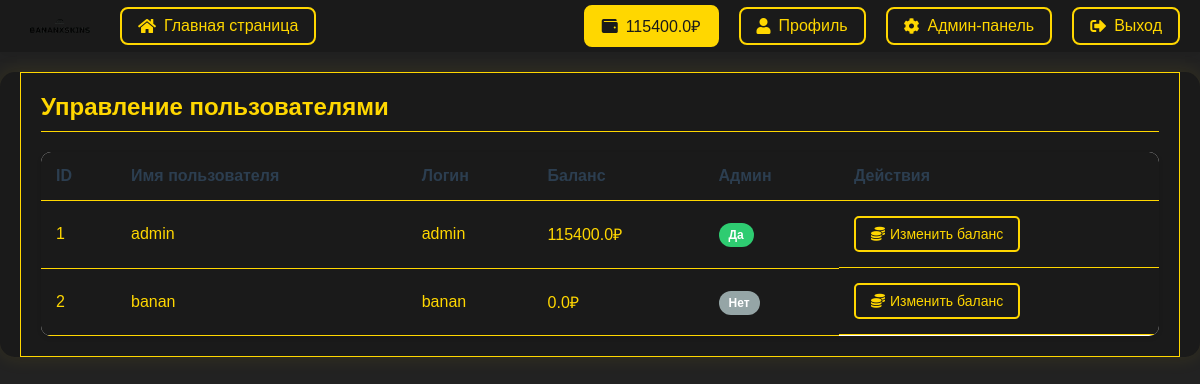
The app's page /admin/users (signed in) with its own data.
### app.py (models this page shows)
class User(UserMixin, db.Model):
    id = db.Column(db.Integer, primary_key=True)
    username = db.Column(db.String(80), unique=True, nullable=False)
    login = db.Column(db.String(80), unique=True, nullable=False)
    password_hash = db.Column(db.String(120), nullable=False)
    balance = db.Column(db.Float, default=0.0)
    is_admin = db.Column(db.Boolean, default=False)
    avatar = db.Column(db.String(200), default='default_avatar.png')
    inventory = db.relationship('Inventory', backref='user', lazy=True)
    withdrawals = db.relationship('Withdrawal', backref='user', lazy=True)
    notifications = db.relationship('Notification', backref='user', lazy=True)

### app.py (the view)
@app.route('/admin/users')
@login_required
def admin_users():
    if not current_user.is_admin:
        return redirect(url_for('index'))
    users = User.query.all()
    return render_template('admin/users.html', users=users)

### app.py (called while the page is built)
@login_manager.user_loader
def load_user(user_id):
    return User.query.get(int(user_id))

### templates/admin/users.html (shortened to what this page needs)
{% extends "base.html" %}
{% block content %}
<div class="container">
    <h2>Управление пользователями</h2>
    <div class="users-list">
        <table class="users-table">
            <thead>
                <tr>
                    <th>ID</th>
                    <th>Имя пользователя</th>
                    <th>Логин</th>
                    <th>Баланс</th>
                    <th>Админ</th>
                    <th>Действия</th>
                </tr>
            </thead>
            <tbody>
                {% for user in users %}
                <tr data-user-id="{{ user.id }}">
                    <td>{{ user.id }}</td>
                    <td>{{ user.username }}</td>
                    <td>{{ user.login }}</td>
                    <td class="user-balance">{{ user.balance }}₽</td>
                    <td>
                        {% if user.is_admin %}
                            <span class="badge admin">Да</span>
                        {% else %}
                            <span class="badge user">Нет</span>
                        {% endif %}
                    </td>
                    <td class="actions">
                        <button class="btn edit-balance" onclick="editBalance('{{ user.id }}', '{{ user.balance }}')">
                            <i class="fas fa-coins"></i> Изменить баланс
                        </button>
                    </td>
                </tr>
                {% endfor %}
            </tbody>
        </table>
    </div>
</div>
{% endblock %}

### templates/base.html (shortened to what this page needs)
<!DOCTYPE html>
<html>
<head>
    <link rel="stylesheet" href="{{ url_for('static', filename='css/style.css') }}">
    <link rel="stylesheet" href="https://cdnjs.cloudflare.com/ajax/libs/font-awesome/5.15.4/css/all.min.css">
</head>
<body>
    <nav class="navbar">
        <div class="nav-content">
            <div class="nav-left">
                <a href="{{ url_for('index') }}" class="logo-link">
                    <img src="{{ url_for('static', filename='images/logo.png') }}" alt="Logo" class="site-logo">
                </a>
                <a href="{{ url_for('index') }}" class="nav-link">
                    <i class="fas fa-home"></i>
                    Главная страница
                </a>
            </div>
            <div class="nav-right">
                {% if current_user.is_authenticated %}
                    <a href="#" class="nav-link balance-btn" onclick="showTopUpModal()">
                        <i class="fas fa-wallet"></i>
                        {{ current_user.balance }}₽
                    </a>
                    <a href="{{ url_for('profile') }}" class="nav-link">
                        <i class="fas fa-user"></i>
                        Профиль
                    </a>
                    {% if current_user.is_admin %}
                        <a href="{{ url_for('admin_index') }}" class="nav-link">
                            <i class="fas fa-cog"></i>
                            Админ-панель
                        </a>
                    {% endif %}
                    <a href="{{ url_for('logout') }}" class="nav-link">
                        <i class="fas fa-sign-out-alt"></i>
                        Выход
                    </a>
                {% else %}
                    <a href="{{ url_for('login') }}" class="nav-link">
                        <i class="fas fa-sign-in-alt"></i>
                        Вход
                    </a>
                {% endif %}
            </div>
        </div>
    </nav>
    <div class="content">
        {% block content %}{% endblock %}
    </div>
</body>
</html>

### static/css/style.css (style rules this page uses)
:root { --primary-color: #4a90e2; --secondary-color: #2c3e50; --success-color: #2ecc71; --error-color: #e74c3c; --background-color: #f5f6fa; --text-color: #2c3e50; --shadow: 0 2px 15px rgba(0,0,0,0.1); }
* { margin: 0; padding: 0; box-sizing: border-box; transition: all 0.3s ease; }
body { font-family: Arial, sans-serif; margin: 0; padding: 0; background-color: #f0f2f5; }
.container { max-width: 1200px; margin: 0 auto; padding: 20px; }
.navbar { background: linear-gradient(135deg, var(--primary-color), var(--secondary-color)); padding: 1rem 0; position: fixed; width: 100%; top: 0; z-index: 1000; box-shadow: var(--shadow); }
.nav-link { color: white; text-decoration: none; padding: 0.8rem 1.5rem; border-radius: 25px; display: flex; align-items: center; gap: 0.5rem; font-weight: 500; position: relative; overflow: hidden; }
.nav-link i { font-size: 1.2rem; }
.content { margin-top: 100px; padding: 2rem; animation: fadeIn 0.5s ease-out; }
.btn { background: linear-gradient(135deg, var(--primary-color), var(--secondary-color)); color: white; padding: 0.8rem 1.5rem; border: none; border-radius: 25px; cursor: pointer; font-size: 1rem; font-weight: 500; display: inline-flex; align-items: center; gap: 0.5rem; text-decoration: none; transition: transform 0.3s ease, box-shadow 0.3s ease; }

### templates/admin/users.html (style rules this page uses)
.users-table { width: 100%; border-collapse: collapse; background: white; border-radius: 10px; overflow: hidden; box-shadow: 0 2px 5px rgba(0,0,0,0.1); margin-top: 20px; }
.users-table th, .users-table td { padding: 15px; text-align: left; border-bottom: 1px solid #eee; }
.users-table th { background: #f8f9fa; font-weight: bold; color: #2c3e50; }
.badge { padding: 5px 10px; border-radius: 15px; font-size: 12px; font-weight: bold; }
.badge.admin { background: #2ecc71; color: white; }
.badge.user { background: #95a5a6; color: white; }
.actions { display: flex; gap: 10px; }
.btn { padding: 8px 15px; border: none; border-radius: 5px; cursor: pointer; font-size: 14px; display: inline-flex; align-items: center; gap: 5px; }
.edit-balance { background: #3498db; color: white; }

### templates/base.html (style rules this page uses)
.navbar { background: #1a1a1a; box-shadow: 0 2px 10px rgba(0,0,0,0.1); padding: 5px 0; position: sticky; top: 0; z-index: 1000; }
body { background: #222222; color: #ffd700; margin: 0; font-family: Arial, sans-serif; }
.nav-content { max-width: 1200px; margin: 0 auto; display: flex; justify-content: space-between; align-items: center; padding: 0 20px; }
.nav-left { display: flex; align-items: center; }
.logo-link { text-decoration: none; display: flex; align-items: center; margin-top: -20px; margin-bottom: -20px; }
.site-logo { height: 80px; width: auto; transition: transform 0.3s ease; }
.nav-right { display: flex; gap: 20px; align-items: center; }
.nav-link { text-decoration: none; color: #ffd700; display: flex; align-items: center; gap: 8px; padding: 8px 16px; border-radius: 8px; transition: all 0.3s ease; border: 2px solid #ffd700; }
.nav-link i { font-size: 16px; }
.content { max-width: 1200px; margin: 20px auto; padding: 0 20px; background: #1a1a1a; border-radius: 15px; box-shadow: 0 0 20px rgba(255, 215, 0, 0.1); }
.nav-left .nav-link { margin-left: 20px; }
.container, .card, .modal-content, input, select, textarea, .inventory-item, .case-card, .withdrawal-card, .notification-item, .admin-btn, .welcome-section, .profile-section, .inventory-section, .user-info, .balance-section, .items-container, .case-info, .profile-header, .cases-container, .welcome-container, .case-items, .case-content, .case-details { background: #1a1a1a !important; color: #ffd700 !important; border-color: #ffd700 !important; border: 1px solid #ffd700; }
.section-title, h1, h2, h3, h4, h5, h6 { color: #ffd700 !important; border-bottom: 1px solid #ffd700; padding-bottom: 10px; margin-bottom: 20px; }
button, .btn { background: #1a1a1a !important; color: #ffd700 !important; border: 2px solid #ffd700 !important; transition: all 0.3s ease; cursor: pointer; }
table { background: #1a1a1a; color: #ffd700; }
th, td { border-color: #ffd700 !important; background: #1a1a1a !important; }
.balance-btn { background: #ffd700 !important; color: #1a1a1a !important; }

### records on screen
User: balance "115400.0", id "1", username "admin", login "admin", is_admin "Да"
User: id "2", username "banan", login "banan", balance "0.0", is_admin "Нет"
